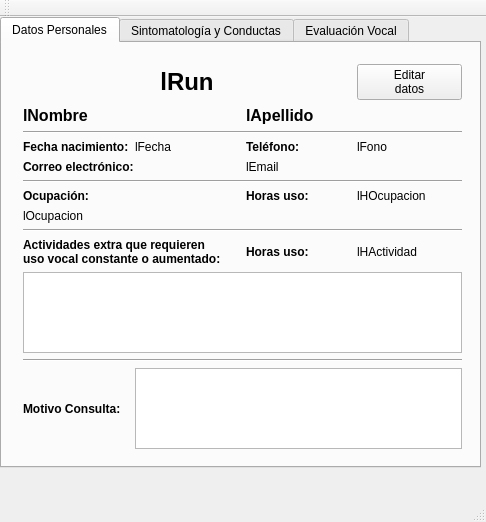
<?xml version="1.0" encoding="UTF-8"?>
<ui version="4.0">
 <class>MostrarPaciente</class>
 <widget class="QMainWindow" name="MostrarPaciente">
  <property name="geometry">
   <rect>
    <x>0</x>
    <y>0</y>
    <width>486</width>
    <height>522</height>
   </rect>
  </property>
  <property name="windowTitle">
   <string>BuscarPaciente</string>
  </property>
  <property name="windowIcon">
   <iconset>
    <normaloff>../../../sw/voz/dungun/anamnesis-gui/img/aav50.png</normaloff>../../../sw/voz/dungun/anamnesis-gui/img/aav50.png</iconset>
  </property>
  <widget class="QWidget" name="centralWidget">
   <widget class="QTabWidget" name="tab">
    <property name="geometry">
     <rect>
      <x>0</x>
      <y>0</y>
      <width>481</width>
      <height>451</height>
     </rect>
    </property>
    <property name="currentIndex">
     <number>0</number>
    </property>
    <widget class="QWidget" name="tabDatos">
     <attribute name="title">
      <string>Datos Personales</string>
     </attribute>
     <widget class="QWidget" name="">
      <property name="geometry">
       <rect>
        <x>10</x>
        <y>10</y>
        <width>461</width>
        <height>407</height>
       </rect>
      </property>
      <layout class="QGridLayout" name="gridLayout">
       <item row="10" column="2">
        <widget class="QLabel" name="label_2">
         <property name="font">
          <font>
           <weight>75</weight>
           <bold>true</bold>
          </font>
         </property>
         <property name="text">
          <string>Horas uso:</string>
         </property>
        </widget>
       </item>
       <item row="15" column="0" colspan="4">
        <widget class="Line" name="line_3">
         <property name="orientation">
          <enum>Qt::Horizontal</enum>
         </property>
        </widget>
       </item>
       <item row="7" column="2">
        <widget class="QLabel" name="label">
         <property name="font">
          <font>
           <weight>75</weight>
           <bold>true</bold>
          </font>
         </property>
         <property name="text">
          <string>Teléfono:</string>
         </property>
        </widget>
       </item>
       <item row="8" column="2" colspan="2">
        <widget class="QLabel" name="lEmail">
         <property name="text">
          <string>lEmail</string>
         </property>
        </widget>
       </item>
       <item row="12" column="0" colspan="4">
        <widget class="Line" name="line_2">
         <property name="orientation">
          <enum>Qt::Horizontal</enum>
         </property>
        </widget>
       </item>
       <item row="14" column="0" colspan="4">
        <widget class="QTextEdit" name="lActividades">
         <property name="textInteractionFlags">
          <set>Qt::NoTextInteraction</set>
         </property>
        </widget>
       </item>
       <item row="13" column="3">
        <widget class="QLabel" name="lHActividad">
         <property name="text">
          <string>lHActividad</string>
         </property>
        </widget>
       </item>
       <item row="5" column="0" colspan="2">
        <widget class="QLabel" name="lNombre">
         <property name="font">
          <font>
           <pointsize>12</pointsize>
           <weight>75</weight>
           <bold>true</bold>
          </font>
         </property>
         <property name="text">
          <string>lNombre</string>
         </property>
        </widget>
       </item>
       <item row="5" column="2" colspan="2">
        <widget class="QLabel" name="lApellido">
         <property name="font">
          <font>
           <pointsize>12</pointsize>
           <weight>75</weight>
           <bold>true</bold>
          </font>
         </property>
         <property name="text">
          <string>lApellido</string>
         </property>
        </widget>
       </item>
       <item row="13" column="0" colspan="2">
        <widget class="QLabel" name="label_4">
         <property name="font">
          <font>
           <weight>75</weight>
           <bold>true</bold>
          </font>
         </property>
         <property name="text">
          <string>Actividades extra que requieren
uso vocal constante o aumentado:</string>
         </property>
        </widget>
       </item>
       <item row="10" column="0" colspan="2">
        <widget class="QLabel" name="label_5">
         <property name="font">
          <font>
           <weight>75</weight>
           <bold>true</bold>
          </font>
         </property>
         <property name="text">
          <string>Ocupación:</string>
         </property>
        </widget>
       </item>
       <item row="10" column="3">
        <widget class="QLabel" name="lHOcupacion">
         <property name="text">
          <string>lHOcupacion</string>
         </property>
        </widget>
       </item>
       <item row="7" column="1">
        <widget class="QLabel" name="lFecha">
         <property name="text">
          <string>lFecha</string>
         </property>
        </widget>
       </item>
       <item row="7" column="0">
        <widget class="QLabel" name="label1">
         <property name="font">
          <font>
           <weight>75</weight>
           <bold>true</bold>
          </font>
         </property>
         <property name="text">
          <string>Fecha nacimiento:</string>
         </property>
        </widget>
       </item>
       <item row="8" column="0" colspan="2">
        <widget class="QLabel" name="label_3">
         <property name="font">
          <font>
           <weight>75</weight>
           <bold>true</bold>
          </font>
         </property>
         <property name="text">
          <string>Correo electrónico:</string>
         </property>
        </widget>
       </item>
       <item row="16" column="0">
        <widget class="QLabel" name="label_7">
         <property name="font">
          <font>
           <weight>75</weight>
           <bold>true</bold>
          </font>
         </property>
         <property name="text">
          <string>Motivo Consulta:</string>
         </property>
        </widget>
       </item>
       <item row="9" column="0" colspan="4">
        <widget class="Line" name="line">
         <property name="orientation">
          <enum>Qt::Horizontal</enum>
         </property>
        </widget>
       </item>
       <item row="11" column="0" colspan="4">
        <widget class="QLabel" name="lOcupacion">
         <property name="text">
          <string>lOcupacion</string>
         </property>
        </widget>
       </item>
       <item row="7" column="3">
        <widget class="QLabel" name="lFono">
         <property name="text">
          <string>lFono</string>
         </property>
        </widget>
       </item>
       <item row="13" column="2">
        <widget class="QLabel" name="label_6">
         <property name="font">
          <font>
           <weight>75</weight>
           <bold>true</bold>
          </font>
         </property>
         <property name="text">
          <string>Horas uso:</string>
         </property>
        </widget>
       </item>
       <item row="1" column="3">
        <widget class="QPushButton" name="botonEditar">
         <property name="text">
          <string>Editar
datos</string>
         </property>
         <property name="icon">
          <iconset>
           <normaloff>../../../sw/voz/dungun/anamnesis-gui/img/edit24.png</normaloff>../../../sw/voz/dungun/anamnesis-gui/img/edit24.png</iconset>
         </property>
        </widget>
       </item>
       <item row="1" column="0" colspan="3">
        <widget class="QLabel" name="lRun">
         <property name="font">
          <font>
           <pointsize>18</pointsize>
           <weight>75</weight>
           <bold>true</bold>
          </font>
         </property>
         <property name="layoutDirection">
          <enum>Qt::LeftToRight</enum>
         </property>
         <property name="text">
          <string>lRun</string>
         </property>
         <property name="alignment">
          <set>Qt::AlignCenter</set>
         </property>
        </widget>
       </item>
       <item row="16" column="1" colspan="3">
        <widget class="QTextEdit" name="lMotivo"/>
       </item>
       <item row="6" column="0" colspan="4">
        <widget class="Line" name="line_4">
         <property name="orientation">
          <enum>Qt::Horizontal</enum>
         </property>
        </widget>
       </item>
      </layout>
     </widget>
    </widget>
    <widget class="QWidget" name="tabSintomas">
     <attribute name="title">
      <string>Sintomatología y Conductas</string>
     </attribute>
     <widget class="QPushButton" name="nuevoSintoma">
      <property name="geometry">
       <rect>
        <x>10</x>
        <y>360</y>
        <width>171</width>
        <height>51</height>
       </rect>
      </property>
      <property name="text">
       <string>Nuevo
Sintomatología</string>
      </property>
      <property name="icon">
       <iconset>
        <normaloff>../../../sw/voz/dungun/anamnesis-gui/img/edit24.png</normaloff>../../../sw/voz/dungun/anamnesis-gui/img/edit24.png</iconset>
      </property>
     </widget>
     <widget class="QPushButton" name="verSintoma">
      <property name="geometry">
       <rect>
        <x>340</x>
        <y>10</y>
        <width>99</width>
        <height>27</height>
       </rect>
      </property>
      <property name="text">
       <string>Ver</string>
      </property>
      <property name="icon">
       <iconset>
        <normaloff>../../../sw/voz/dungun/anamnesis-gui/img/view16.png</normaloff>../../../sw/voz/dungun/anamnesis-gui/img/view16.png</iconset>
      </property>
     </widget>
     <widget class="QPushButton" name="elimSintoma">
      <property name="geometry">
       <rect>
        <x>340</x>
        <y>100</y>
        <width>99</width>
        <height>27</height>
       </rect>
      </property>
      <property name="text">
       <string>Eliminar</string>
      </property>
      <property name="icon">
       <iconset>
        <normaloff>../../../sw/voz/dungun/anamnesis-gui/img/delete16.png</normaloff>../../../sw/voz/dungun/anamnesis-gui/img/delete16.png</iconset>
      </property>
     </widget>
     <widget class="QTreeWidget" name="treeSintomas">
      <property name="geometry">
       <rect>
        <x>10</x>
        <y>10</y>
        <width>321</width>
        <height>341</height>
       </rect>
      </property>
      <column>
       <property name="text">
        <string>Id</string>
       </property>
      </column>
      <column>
       <property name="text">
        <string>Fecha</string>
       </property>
      </column>
     </widget>
    </widget>
    <widget class="QWidget" name="tabEvaluacion">
     <attribute name="title">
      <string>Evaluación Vocal</string>
     </attribute>
     <widget class="QPushButton" name="nuevaEval">
      <property name="geometry">
       <rect>
        <x>10</x>
        <y>360</y>
        <width>131</width>
        <height>51</height>
       </rect>
      </property>
      <property name="text">
       <string>Nueva
Evaluación</string>
      </property>
      <property name="icon">
       <iconset>
        <normaloff>../../../sw/voz/dungun/anamnesis-gui/img/edit24.png</normaloff>../../../sw/voz/dungun/anamnesis-gui/img/edit24.png</iconset>
      </property>
     </widget>
     <widget class="QTreeWidget" name="treeEval">
      <property name="geometry">
       <rect>
        <x>10</x>
        <y>10</y>
        <width>321</width>
        <height>341</height>
       </rect>
      </property>
      <column>
       <property name="text">
        <string>Id</string>
       </property>
      </column>
      <column>
       <property name="text">
        <string>Fecha</string>
       </property>
      </column>
     </widget>
     <widget class="QPushButton" name="verEval">
      <property name="geometry">
       <rect>
        <x>340</x>
        <y>10</y>
        <width>99</width>
        <height>27</height>
       </rect>
      </property>
      <property name="text">
       <string>Ver</string>
      </property>
      <property name="icon">
       <iconset>
        <normaloff>../../../sw/voz/dungun/anamnesis-gui/img/view16.png</normaloff>../../../sw/voz/dungun/anamnesis-gui/img/view16.png</iconset>
      </property>
     </widget>
     <widget class="QPushButton" name="elimEval">
      <property name="geometry">
       <rect>
        <x>340</x>
        <y>100</y>
        <width>99</width>
        <height>27</height>
       </rect>
      </property>
      <property name="text">
       <string>Eliminar</string>
      </property>
      <property name="icon">
       <iconset>
        <normaloff>../../../sw/voz/dungun/anamnesis-gui/img/delete16.png</normaloff>../../../sw/voz/dungun/anamnesis-gui/img/delete16.png</iconset>
      </property>
     </widget>
    </widget>
   </widget>
  </widget>
  <widget class="QMenuBar" name="menuBar">
   <property name="geometry">
    <rect>
     <x>0</x>
     <y>0</y>
     <width>486</width>
     <height>25</height>
    </rect>
   </property>
  </widget>
  <widget class="QToolBar" name="mainToolBar">
   <attribute name="toolBarArea">
    <enum>TopToolBarArea</enum>
   </attribute>
   <attribute name="toolBarBreak">
    <bool>false</bool>
   </attribute>
  </widget>
  <widget class="QStatusBar" name="statusBar"/>
 </widget>
 <layoutdefault spacing="6" margin="11"/>
 <resources/>
 <connections/>
</ui>
